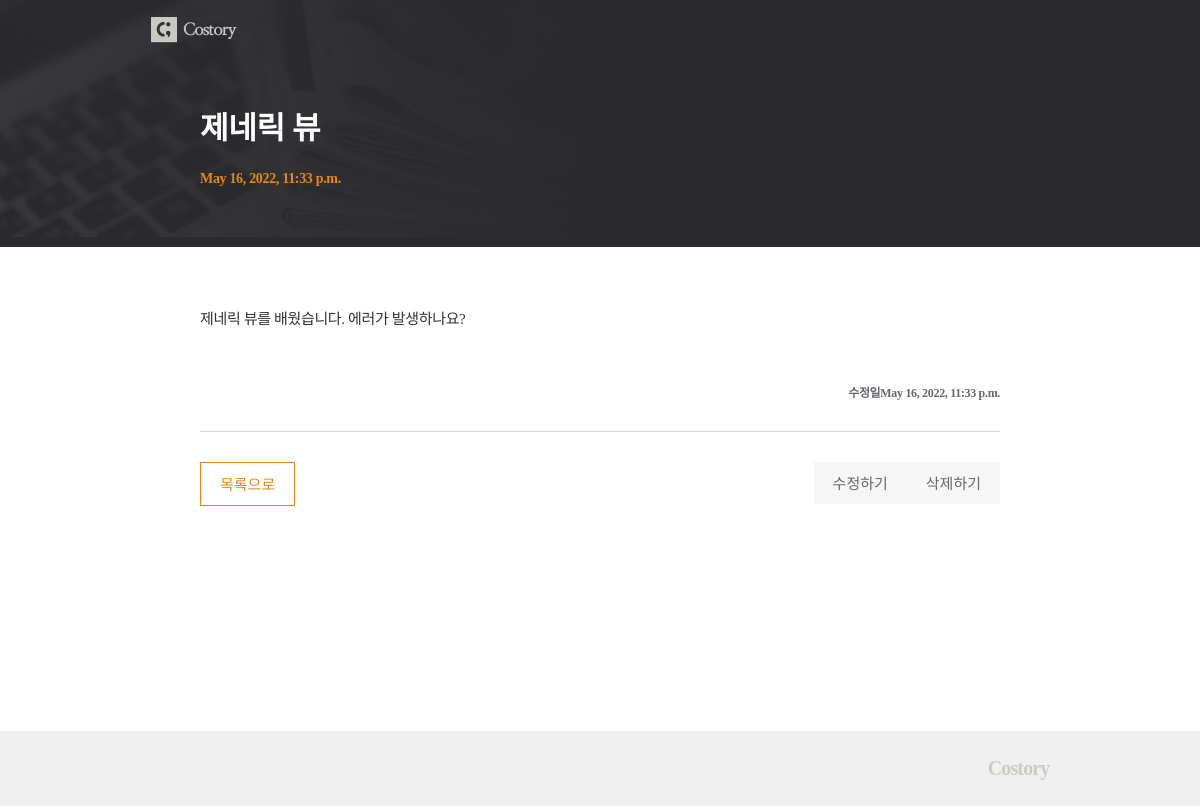
Page /posts/63/ on the earlier database version.
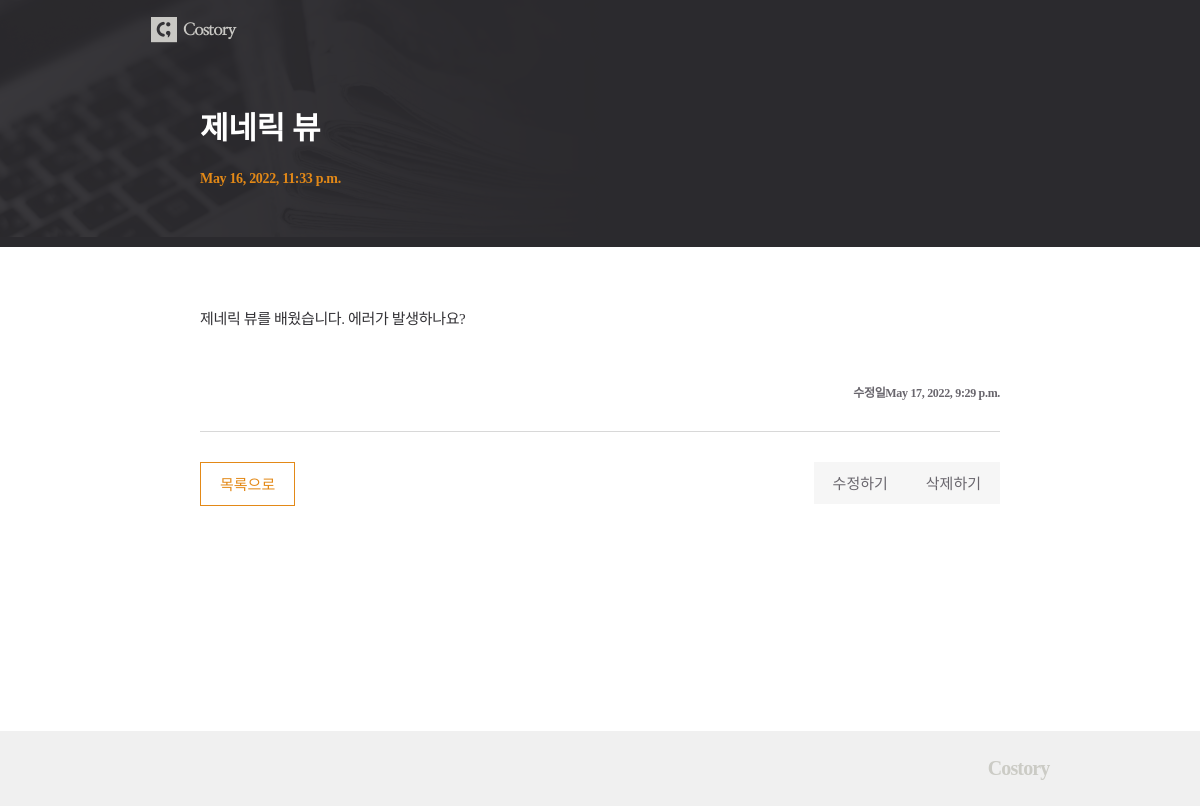
Same page on the later database version.
### posts/models.py (models this page shows, shortened)
class Post(models.Model):
    title = models.CharField(max_length=50, unique=True, error_messages={'unique': '이미 등록된 제목입니다.'})
    content = models.TextField(validators=[MinLengthValidator(10, '내용은 10자 이상 작성해 주세요.'), validate_symbols])
    dt_created = models.DateTimeField(verbose_name="Date Created", auto_now_add=True)
    dt_modified = models.DateTimeField(verbose_name="Date Modified", auto_now=True)

### posts/views.py (the view)
# urls.py: path('posts/<int:pk>/', views.PostDetailView.as_view(), name="post-detail"),
class PostDetailView(DetailView):
  model = Post

### posts/templates/posts/post_detail.html
{% extends './base.html' %}
{% load static %}
{% block css %}
  <link rel="stylesheet" href={% static 'posts/css/detail.css' %}>
{% endblock css %}
{% block post_header %}
  <div class="container">
    <h1 class="title">{{post.title}}</h1>
    <p class="date">{{post.dt_created}}</p>
  </div>
{% endblock post_header %}
{% block content %}
  <div class="content">
    <p class="text">{{post.content|linebreaksbr}}</p>
    <p class="date_md">수정일<span>{{post.dt_modified}}</span></p>
  </div>
  <div class="btn">
    <div class="btn_list"><a href={% url 'post-list' %}>목록으로</a></div>
    <div class="right-btn">
      <div class="btn_modify"><a href="{% url 'post-update' post.id %}">수정하기</a></div>
      <div class="btn_delete"><a href="{% url 'post-delete' post.id %}">삭제하기</a></div>
    </div>
  </div>
{% endblock content %}

### posts/templates/posts/base.html (shortened to what this page needs)
{% load static %}
<!DOCTYPE HTML>
<html lang="en">
  <head>
    {% block css %}
    {% endblock css %}
  </head>
  <body>
    <div id="wrap">
      <div id="header">
        <div id="nav">
          <div class="logo">
            <a href={% url 'post-list' %}><img src="{% static 'posts/image/logo.png' %}"></a>
          </div>
        </div>
        {% block post_header %}
        {% endblock post_header %}
      </div>
      <div id="content">
        <div class="container">
          {% block content%}
          {% endblock content %}
        </div>
      </div>
      <div id="footer">
        <div class="footer">
          <p>Costory</p>
        </div>
      </div>
    </div>
  </body>
</html>

### posts/static/posts/css/detail.css (style rules this page uses)
h1,h2,h3,p,a,ul,li { margin: 0; padding: 0; font-family : 'NanumMyeongjo'; font-weight: 200; list-style: none; text-decoration: none; outline: none; color: black; }
html { position: relative; min-height: 100%; margin: 0; }
body { min-height: 100%; margin: 0; padding: 0; background: #fff; -webkit-font-smoothing: antialiased; -moz-osx-font-smoothing: auto; }
img { margin: 0; padding: 0; border: 0; }
#nav { height: 60px; }
#header { background:#2b2a2e url(../image/header_bg.png) no-repeat left top/622px; }
#content { margin-bottom: 300px; }
#footer { position: absolute; left: 0; bottom: 0; width: 100%; height: 75px; background: rgba(41, 41, 44, 0.07); }
.container { width: 800px; margin: 0 auto; }
.logo { width: 65%; min-width: 899px; margin: 0 auto; padding-top: 17px; }
.logo img { width: 88px; }
.title { padding: 43px 0 23px; font-size: 31px; font-weight: bold; color: #fff; letter-spacing: -0.32px; }
.date { padding-bottom: 60px; font-size: 14px; font-weight: bold; color: #e38917; letter-spacing: -0.32px; }
.content { margin-top: 60px; padding-bottom: 30px; border-bottom: 1px solid #d8d8d8; }
.content .text { font-size: 15px; color: #333236; line-height: 1.73; letter-spacing: -0.35px; }
.content .date_md { padding-top: 50px; text-align: right; font-size: 12px; font-weight: bold; color: #69666d; letter-spacing: -0.32px; }
.btn { overflow: hidden; margin-top: 30px; }
.right-btn { float: right; }
.btn_list { float: left; }
.btn_delete { float: left; }
.btn_modify { margin-left: 16px; float: left; }
.btn_list a { display: inline-block; padding: 10px 19px 11px; color: #e38917; font-size: 15px; border: 1px solid #e38917; }
.btn_delete a { display: inline-block; padding: 10px 19px 11px; font-size: 15px; color: #69666d; background: #f6f6f6; }
.btn_modify a { display: inline-block; padding: 10px 19px 11px; font-size: 15px; color: #69666d; background: #f6f6f6; }
.footer { width: 65%; min-width: 899px; margin: 0 auto; }
.footer p { text-align: right; font-size: 20px; line-height: 75px; font-weight: 800; letter-spacing: -0.85px; color: #cbcbc5; }

Differences in the rows shown:
changed Post "제네릭 뷰": dt_modified "May 16, 2022, 11:33 p.m." → "May 17, 2022, 9:29 p.m."
